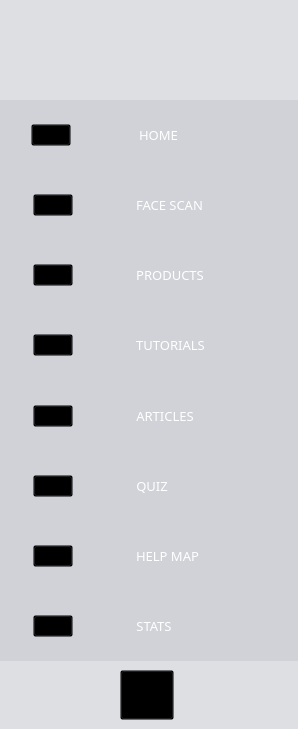
      <widget class="QFrame" name="Sidebar">
       <property name="sizePolicy">
        <sizepolicy hsizetype="Preferred" vsizetype="Preferred">
         <horstretch>0</horstretch>
         <verstretch>0</verstretch>
        </sizepolicy>
       </property>
       <property name="maximumSize">
        <size>
         <width>298</width>
         <height>16777215</height>
        </size>
       </property>
       <property name="styleSheet">
        <string notr="true">background-color : rgba(101, 108, 131, 30)
</string>
       </property>
       <property name="frameShape">
        <enum>QFrame::Box</enum>
       </property>
       <property name="frameShadow">
        <enum>QFrame::Plain</enum>
       </property>
       <property name="lineWidth">
        <number>-13</number>
       </property>
       <property name="midLineWidth">
        <number>30</number>
       </property>
       <widget class="QWidget" name="verticalLayoutWidget_2">
        <property name="geometry">
         <rect>
          <x>-30</x>
          <y>100</y>
          <width>331</width>
          <height>561</height>
         </rect>
        </property>
        <layout class="QVBoxLayout" name="SidebarButtons">
         <property name="spacing">
          <number>0</number>
         </property>
         <item>
          <layout class="QHBoxLayout" name="HomeButton_35">
           <property name="spacing">
            <number>6</number>
           </property>
           <property name="sizeConstraint">
            <enum>QLayout::SetDefaultConstraint</enum>
           </property>
           <property name="leftMargin">
            <number>0</number>
           </property>
           <property name="topMargin">
            <number>0</number>
           </property>
           <item alignment="Qt::AlignHCenter|Qt::AlignVCenter">
            <widget class="QPushButton" name="HomeButton_36">
             <property name="cursor">
              <cursorShape>PointingHandCursor</cursorShape>
             </property>
             <property name="styleSheet">
              <string notr="true">background-color: rgba(0,0,0,0)</string>
             </property>
             <property name="text">
              <string/>
             </property>
             <property name="icon">
              <iconset resource="D:/Laptop Icons/Assets.qrc">
               <normaloff>:/icons/home.png</normaloff>:/icons/home.png</iconset>
             </property>
             <property name="iconSize">
              <size>
               <width>42</width>
               <height>42</height>
              </size>
             </property>
            </widget>
           </item>
           <item alignment="Qt::AlignLeft|Qt::AlignVCenter">
            <widget class="QLabel" name="HomeLabel_18">
             <property name="font">
              <font>
               <family>Futurist Fixed-width</family>
               <pointsize>10</pointsize>
               <weight>50</weight>
               <bold>false</bold>
               <kerning>true</kerning>
              </font>
             </property>
             <property name="cursor">
              <cursorShape>ArrowCursor</cursorShape>
             </property>
             <property name="styleSheet">
              <string notr="true">background-color: rgba(0,0,0,0);
color: white;
</string>
             </property>
             <property name="text">
              <string>HOME</string>
             </property>
             <property name="scaledContents">
              <bool>false</bool>
             </property>
             <property name="alignment">
              <set>Qt::AlignCenter</set>
             </property>
             <property name="wordWrap">
              <bool>false</bool>
             </property>
             <property name="margin">
              <number>0</number>
             </property>
             <property name="indent">
              <number>0</number>
             </property>
            </widget>
           </item>
          </layout>
         </item>
         <item>
          <layout class="QHBoxLayout" name="FaceAIButton">
           <item alignment="Qt::AlignHCenter|Qt::AlignVCenter">
            <widget class="QPushButton" name="FaceAIButton_2">
             <property name="cursor">
              <cursorShape>PointingHandCursor</cursorShape>
             </property>
             <property name="styleSheet">
              <string notr="true">background-color: rgba(0,0,0,0)</string>
             </property>
             <property name="text">
              <string/>
             </property>
             <property name="icon">
              <iconset resource="D:/Laptop Icons/Assets.qrc">
               <normaloff>:/icons/face.png</normaloff>:/icons/face.png</iconset>
             </property>
             <property name="iconSize">
              <size>
               <width>42</width>
               <height>42</height>
              </size>
             </property>
            </widget>
           </item>
           <item alignment="Qt::AlignLeft|Qt::AlignVCenter">
            <widget class="QLabel" name="FaceAILabel">
             <property name="font">
              <font>
               <family>Futurist Fixed-width</family>
               <pointsize>10</pointsize>
               <weight>50</weight>
               <bold>false</bold>
               <kerning>true</kerning>
              </font>
             </property>
             <property name="cursor">
              <cursorShape>ArrowCursor</cursorShape>
             </property>
             <property name="styleSheet">
              <string notr="true">background-color: rgba(0,0,0,0);
color: white;
</string>
             </property>
             <property name="text">
              <string>FACE SCAN</string>
             </property>
             <property name="scaledContents">
              <bool>false</bool>
             </property>
             <property name="alignment">
              <set>Qt::AlignCenter</set>
             </property>
             <property name="wordWrap">
              <bool>false</bool>
             </property>
             <property name="margin">
              <number>0</number>
             </property>
             <property name="indent">
              <number>0</number>
             </property>
            </widget>
           </item>
          </layout>
         </item>
         <item>
          <layout class="QHBoxLayout" name="ProductsButton">
           <item alignment="Qt::AlignHCenter|Qt::AlignVCenter">
            <widget class="QPushButton" name="ProductButton">
             <property name="cursor">
              <cursorShape>PointingHandCursor</cursorShape>
             </property>
             <property name="styleSheet">
              <string notr="true">background-color: rgba(0,0,0,0)</string>
             </property>
             <property name="text">
              <string/>
             </property>
             <property name="icon">
              <iconset resource="D:/Laptop Icons/Assets.qrc">
               <normaloff>:/icons/spa.png</normaloff>:/icons/spa.png</iconset>
             </property>
             <property name="iconSize">
              <size>
               <width>42</width>
               <height>42</height>
              </size>
             </property>
            </widget>
           </item>
           <item alignment="Qt::AlignLeft|Qt::AlignVCenter">
            <widget class="QLabel" name="ProductLabel">
             <property name="font">
              <font>
               <family>Futurist Fixed-width</family>
               <pointsize>10</pointsize>
               <weight>50</weight>
               <bold>false</bold>
               <kerning>true</kerning>
              </font>
             </property>
             <property name="cursor">
              <cursorShape>ArrowCursor</cursorShape>
             </property>
             <property name="styleSheet">
              <string notr="true">background-color: rgba(0,0,0,0);
color: white;
</string>
             </property>
             <property name="text">
              <string>PRODUCTS</string>
             </property>
             <property name="scaledContents">
              <bool>false</bool>
             </property>
             <property name="alignment">
              <set>Qt::AlignCenter</set>
             </property>
             <property name="wordWrap">
              <bool>false</bool>
             </property>
             <property name="margin">
              <number>0</number>
             </property>
             <property name="indent">
              <number>0</number>
             </property>
            </widget>
           </item>
          </layout>
         </item>
         <item>
          <layout class="QHBoxLayout" name="TutorialsButton">
           <item alignment="Qt::AlignHCenter|Qt::AlignVCenter">
            <widget class="QPushButton" name="TutorialsButton_2">
             <property name="cursor">
              <cursorShape>PointingHandCursor</cursorShape>
             </property>
             <property name="styleSheet">
              <string notr="true">background-color: rgba(0,0,0,0)</string>
             </property>
             <property name="text">
              <string/>
             </property>
             <property name="icon">
              <iconset resource="D:/Laptop Icons/Assets.qrc">
               <normaloff>:/icons/menu.png</normaloff>:/icons/menu.png</iconset>
             </property>
             <property name="iconSize">
              <size>
               <width>42</width>
               <height>42</height>
              </size>
             </property>
            </widget>
           </item>
           <item alignment="Qt::AlignLeft|Qt::AlignVCenter">
            <widget class="QLabel" name="TutorialsLabel">
             <property name="font">
              <font>
               <family>Futurist Fixed-width</family>
               <pointsize>10</pointsize>
               <weight>50</weight>
               <bold>false</bold>
               <kerning>true</kerning>
              </font>
             </property>
             <property name="cursor">
              <cursorShape>ArrowCursor</cursorShape>
             </property>
             <property name="styleSheet">
              <string notr="true">background-color: rgba(0,0,0,0);
color: white;
</string>
             </property>
             <property name="text">
              <string>TUTORIALS</string>
             </property>
             <property name="scaledContents">
              <bool>false</bool>
             </property>
             <property name="alignment">
              <set>Qt::AlignCenter</set>
             </property>
             <property name="wordWrap">
              <bool>false</bool>
             </property>
             <property name="margin">
              <number>0</number>
             </property>
             <property name="indent">
              <number>0</number>
             </property>
            </widget>
           </item>
          </layout>
         </item>
         <item>
          <layout class="QHBoxLayout" name="ArticlesButton">
           <item alignment="Qt::AlignHCenter|Qt::AlignVCenter">
            <widget class="QPushButton" name="ArticlesButton_2">
             <property name="cursor">
              <cursorShape>PointingHandCursor</cursorShape>
             </property>
             <property name="styleSheet">
              <string notr="true">background-color: rgba(0,0,0,0)</string>
             </property>
             <property name="text">
              <string/>
             </property>
             <property name="icon">
              <iconset resource="D:/Laptop Icons/Assets.qrc">
               <normaloff>:/icons/web.png</normaloff>:/icons/web.png</iconset>
             </property>
             <property name="iconSize">
              <size>
               <width>42</width>
               <height>42</height>
              </size>
             </property>
            </widget>
           </item>
           <item alignment="Qt::AlignLeft|Qt::AlignVCenter">
            <widget class="QLabel" name="ArticlesLabel">
             <property name="font">
              <font>
               <family>Futurist Fixed-width</family>
               <pointsize>10</pointsize>
               <weight>50</weight>
               <bold>false</bold>
               <kerning>true</kerning>
              </font>
             </property>
             <property name="cursor">
              <cursorShape>ArrowCursor</cursorShape>
             </property>
             <property name="styleSheet">
              <string notr="true">background-color: rgba(0,0,0,0);
color: white;
</string>
             </property>
             <property name="text">
              <string>ARTICLES</string>
             </property>
             <property name="scaledContents">
              <bool>false</bool>
             </property>
             <property name="alignment">
              <set>Qt::AlignCenter</set>
             </property>
             <property name="wordWrap">
              <bool>false</bool>
             </property>
             <property name="margin">
              <number>0</number>
             </property>
             <property name="indent">
              <number>0</number>
             </property>
            </widget>
           </item>
          </layout>
         </item>
         <item>
          <layout class="QHBoxLayout" name="QuizButton">
           <item alignment="Qt::AlignHCenter|Qt::AlignVCenter">
            <widget class="QPushButton" name="QuizButton_2">
             <property name="cursor">
              <cursorShape>PointingHandCursor</cursorShape>
             </property>
             <property name="styleSheet">
              <string notr="true">background-color: rgba(0,0,0,0)</string>
             </property>
             <property name="text">
              <string/>
             </property>
             <property name="icon">
              <iconset resource="D:/Laptop Icons/Assets.qrc">
               <normaloff>:/icons/edit.png</normaloff>:/icons/edit.png</iconset>
             </property>
             <property name="iconSize">
              <size>
               <width>42</width>
               <height>42</height>
              </size>
             </property>
            </widget>
           </item>
           <item alignment="Qt::AlignLeft|Qt::AlignVCenter">
            <widget class="QLabel" name="QuizLabel">
             <property name="font">
              <font>
               <family>Futurist Fixed-width</family>
               <pointsize>10</pointsize>
               <weight>50</weight>
               <bold>false</bold>
               <kerning>true</kerning>
              </font>
             </property>
             <property name="cursor">
              <cursorShape>ArrowCursor</cursorShape>
             </property>
             <property name="styleSheet">
              <string notr="true">background-color: rgba(0,0,0,0);
color: white;
</string>
             </property>
             <property name="text">
              <string>QUIZ</string>
             </property>
             <property name="scaledContents">
              <bool>false</bool>
             </property>
             <property name="alignment">
              <set>Qt::AlignCenter</set>
             </property>
             <property name="wordWrap">
              <bool>false</bool>
             </property>
             <property name="margin">
              <number>0</number>
             </property>
             <property name="indent">
              <number>0</number>
             </property>
            </widget>
           </item>
          </layout>
         </item>
         <item>
          <layout class="QHBoxLayout" name="MapButton">
           <item alignment="Qt::AlignHCenter|Qt::AlignVCenter">
            <widget class="QPushButton" name="MapButton_2">
             <property name="cursor">
              <cursorShape>PointingHandCursor</cursorShape>
             </property>
             <property name="styleSheet">
              <string notr="true">background-color: rgba(0,0,0,0)</string>
             </property>
             <property name="text">
              <string/>
             </property>
             <property name="icon">
              <iconset resource="D:/Laptop Icons/Assets.qrc">
               <normaloff>:/icons/map.png</normaloff>:/icons/map.png</iconset>
             </property>
             <property name="iconSize">
              <size>
               <width>42</width>
               <height>42</height>
              </size>
             </property>
            </widget>
           </item>
           <item alignment="Qt::AlignLeft|Qt::AlignVCenter">
            <widget class="QLabel" name="MapLabel">
             <property name="font">
              <font>
               <family>Futurist Fixed-width</family>
               <pointsize>10</pointsize>
               <weight>50</weight>
               <bold>false</bold>
               <kerning>true</kerning>
              </font>
             </property>
             <property name="cursor">
              <cursorShape>ArrowCursor</cursorShape>
             </property>
             <property name="styleSheet">
              <string notr="true">background-color: rgba(0,0,0,0);
color: white;
</string>
             </property>
             <property name="text">
              <string>HELP MAP</string>
             </property>
             <property name="scaledContents">
              <bool>false</bool>
             </property>
             <property name="alignment">
              <set>Qt::AlignCenter</set>
             </property>
             <property name="wordWrap">
              <bool>false</bool>
             </property>
             <property name="margin">
              <number>0</number>
             </property>
             <property name="indent">
              <number>0</number>
             </property>
            </widget>
           </item>
          </layout>
         </item>
         <item>
          <layout class="QHBoxLayout" name="StatsButton">
           <item alignment="Qt::AlignHCenter|Qt::AlignVCenter">
            <widget class="QPushButton" name="StatsButton_2">
             <property name="cursor">
              <cursorShape>PointingHandCursor</cursorShape>
             </property>
             <property name="styleSheet">
              <string notr="true">background-color: rgba(0,0,0,0)</string>
             </property>
             <property name="text">
              <string/>
             </property>
             <property name="icon">
              <iconset resource="D:/Laptop Icons/Assets.qrc">
               <normaloff>:/icons/stats.png</normaloff>:/icons/stats.png</iconset>
             </property>
             <property name="iconSize">
              <size>
               <width>42</width>
               <height>42</height>
              </size>
             </property>
            </widget>
           </item>
           <item alignment="Qt::AlignLeft|Qt::AlignVCenter">
            <widget class="QLabel" name="StatsLabel">
             <property name="font">
              <font>
               <family>Futurist Fixed-width</family>
               <pointsize>10</pointsize>
               <weight>50</weight>
               <bold>false</bold>
               <kerning>true</kerning>
              </font>
             </property>
             <property name="cursor">
              <cursorShape>ArrowCursor</cursorShape>
             </property>
             <property name="styleSheet">
              <string notr="true">background-color: rgba(0,0,0,0);
color: white;
</string>
             </property>
             <property name="text">
              <string>STATS</string>
             </property>
             <property name="scaledContents">
              <bool>false</bool>
             </property>
             <property name="alignment">
              <set>Qt::AlignCenter</set>
             </property>
             <property name="wordWrap">
              <bool>false</bool>
             </property>
             <property name="margin">
              <number>0</number>
             </property>
             <property name="indent">
              <number>0</number>
             </property>
            </widget>
           </item>
          </layout>
         </item>
        </layout>
       </widget>
       <widget class="QLabel" name="SidebarIcon">
        <property name="geometry">
         <rect>
          <x>37</x>
          <y>24</y>
          <width>221</width>
          <height>48</height>
         </rect>
        </property>
        <property name="sizePolicy">
         <sizepolicy hsizetype="Preferred" vsizetype="Preferred">
          <horstretch>0</horstretch>
          <verstretch>0</verstretch>
         </sizepolicy>
        </property>
        <property name="maximumSize">
         <size>
          <width>400</width>
          <height>88</height>
         </size>
        </property>
        <property name="autoFillBackground">
         <bool>false</bool>
        </property>
        <property name="styleSheet">
         <string notr="true">background-color: rgba(0,0,0,0)</string>
        </property>
        <property name="frameShadow">
         <enum>QFrame::Plain</enum>
        </property>
        <property name="lineWidth">
         <number>0</number>
        </property>
        <property name="text">
         <string/>
        </property>
        <property name="pixmap">
         <pixmap>:/images/logo.png</pixmap>
        </property>
        <property name="scaledContents">
         <bool>true</bool>
        </property>
        <property name="alignment">
         <set>Qt::AlignBottom|Qt::AlignLeading|Qt::AlignLeft</set>
        </property>
        <property name="wordWrap">
         <bool>false</bool>
        </property>
        <property name="margin">
         <number>0</number>
        </property>
        <property name="indent">
         <number>0</number>
        </property>
       </widget>
       <widget class="QPushButton" name="BackButton">
        <property name="geometry">
         <rect>
          <x>120</x>
          <y>670</y>
          <width>54</width>
          <height>50</height>
         </rect>
        </property>
        <property name="cursor">
         <cursorShape>PointingHandCursor</cursorShape>
        </property>
        <property name="styleSheet">
         <string notr="true">background-color: rgba(0,0,0,0)</string>
        </property>
        <property name="text">
         <string/>
        </property>
        <property name="icon">
         <iconset resource="D:/Laptop Icons/Assets.qrc">
          <normaloff>:/icons/exit.png</normaloff>:/icons/exit.png</iconset>
        </property>
        <property name="iconSize">
         <size>
          <width>42</width>
          <height>42</height>
         </size>
        </property>
       </widget>
      </widget>
